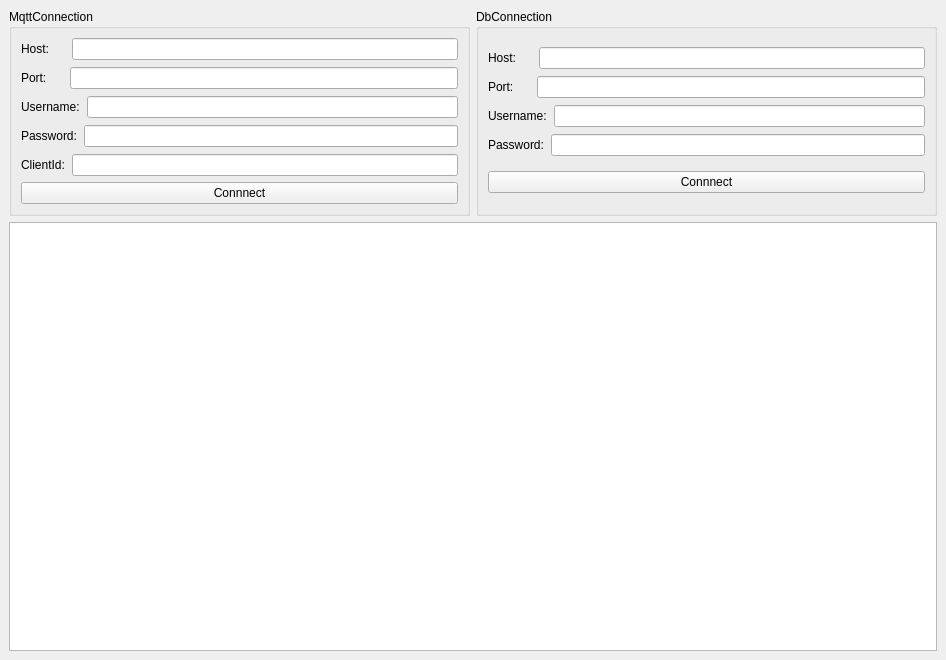
<?xml version="1.0" encoding="UTF-8"?>
<ui version="4.0">
 <class>MainWindow</class>
 <widget class="QMainWindow" name="MainWindow">
  <property name="geometry">
   <rect>
    <x>0</x>
    <y>0</y>
    <width>946</width>
    <height>660</height>
   </rect>
  </property>
  <property name="windowTitle">
   <string>MainWindow</string>
  </property>
  <widget class="QWidget" name="centralwidget">
   <layout class="QGridLayout" name="gridLayout_3">
    <item row="0" column="0">
     <widget class="QGroupBox" name="MqttgroupBox">
      <property name="title">
       <string>MqttConnection</string>
      </property>
      <layout class="QGridLayout" name="gridLayout_2">
       <item row="0" column="0">
        <layout class="QVBoxLayout" name="verticalLayout">
         <property name="spacing">
          <number>7</number>
         </property>
         <item>
          <layout class="QHBoxLayout" name="horizontalLayout">
           <property name="spacing">
            <number>23</number>
           </property>
           <item>
            <widget class="QLabel" name="HostLabel">
             <property name="text">
              <string>Host:</string>
             </property>
            </widget>
           </item>
           <item>
            <widget class="QLineEdit" name="HostlineEdit"/>
           </item>
          </layout>
         </item>
         <item>
          <layout class="QHBoxLayout" name="horizontalLayout_2">
           <property name="spacing">
            <number>23</number>
           </property>
           <item>
            <widget class="QLabel" name="PortLabel">
             <property name="text">
              <string>Port:</string>
             </property>
            </widget>
           </item>
           <item>
            <widget class="QLineEdit" name="lineEdit_2"/>
           </item>
          </layout>
         </item>
         <item>
          <layout class="QHBoxLayout" name="horizontalLayout_3">
           <item>
            <widget class="QLabel" name="UsernameLabel">
             <property name="text">
              <string>Username:</string>
             </property>
            </widget>
           </item>
           <item>
            <widget class="QLineEdit" name="usernameLineEdit"/>
           </item>
          </layout>
         </item>
         <item>
          <layout class="QHBoxLayout" name="horizontalLayout_4">
           <item>
            <widget class="QLabel" name="passwordLabel">
             <property name="text">
              <string>Password:</string>
             </property>
            </widget>
           </item>
           <item>
            <widget class="QLineEdit" name="passwordLineEdit"/>
           </item>
          </layout>
         </item>
         <item>
          <layout class="QHBoxLayout" name="horizontalLayout_5">
           <item>
            <widget class="QLabel" name="ClientIdLabel">
             <property name="text">
              <string>ClientId:</string>
             </property>
            </widget>
           </item>
           <item>
            <widget class="QLineEdit" name="ClientIdLineEdit"/>
           </item>
          </layout>
         </item>
        </layout>
       </item>
       <item row="1" column="0">
        <widget class="QPushButton" name="MqttConnectionButton">
         <property name="text">
          <string>Connnect</string>
         </property>
        </widget>
       </item>
      </layout>
     </widget>
    </item>
    <item row="0" column="1">
     <widget class="QGroupBox" name="DbConnection">
      <property name="title">
       <string>DbConnection</string>
      </property>
      <layout class="QGridLayout" name="gridLayout">
       <item row="0" column="0">
        <layout class="QVBoxLayout" name="verticalLayout_4">
         <property name="spacing">
          <number>7</number>
         </property>
         <item>
          <layout class="QHBoxLayout" name="horizontalLayout_6">
           <property name="spacing">
            <number>23</number>
           </property>
           <item>
            <widget class="QLabel" name="HostLabel_2">
             <property name="text">
              <string>Host:</string>
             </property>
            </widget>
           </item>
           <item>
            <widget class="QLineEdit" name="HostlineEdit_2"/>
           </item>
          </layout>
         </item>
         <item>
          <layout class="QHBoxLayout" name="horizontalLayout_7">
           <property name="spacing">
            <number>23</number>
           </property>
           <item>
            <widget class="QLabel" name="PortLabel_2">
             <property name="text">
              <string>Port:</string>
             </property>
            </widget>
           </item>
           <item>
            <widget class="QLineEdit" name="PortLineEdit"/>
           </item>
          </layout>
         </item>
         <item>
          <layout class="QHBoxLayout" name="horizontalLayout_8">
           <item>
            <widget class="QLabel" name="UsernameLabel_2">
             <property name="text">
              <string>Username:</string>
             </property>
            </widget>
           </item>
           <item>
            <widget class="QLineEdit" name="usernameLineEdit_2"/>
           </item>
          </layout>
         </item>
         <item>
          <layout class="QHBoxLayout" name="horizontalLayout_9">
           <item>
            <widget class="QLabel" name="passwordLabel_2">
             <property name="text">
              <string>Password:</string>
             </property>
            </widget>
           </item>
           <item>
            <widget class="QLineEdit" name="passwordLineEdit_2"/>
           </item>
          </layout>
         </item>
        </layout>
       </item>
       <item row="1" column="0">
        <widget class="QPushButton" name="DbConnectionButton">
         <property name="text">
          <string>Connnect</string>
         </property>
        </widget>
       </item>
      </layout>
     </widget>
    </item>
    <item row="1" column="0" colspan="2">
     <widget class="QPlainTextEdit" name="plainTextEdit"/>
    </item>
   </layout>
  </widget>
 </widget>
 <resources/>
 <connections/>
</ui>
